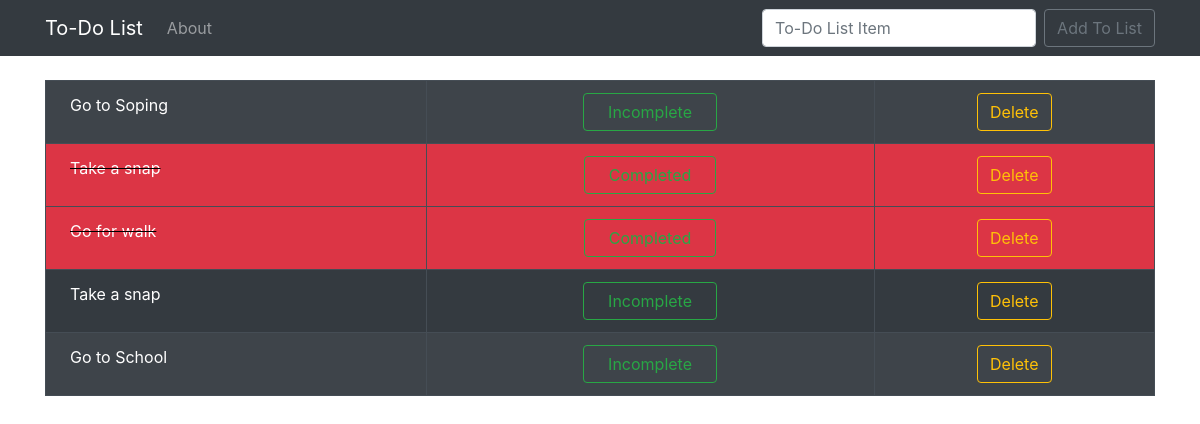
Before: / with the older database file.
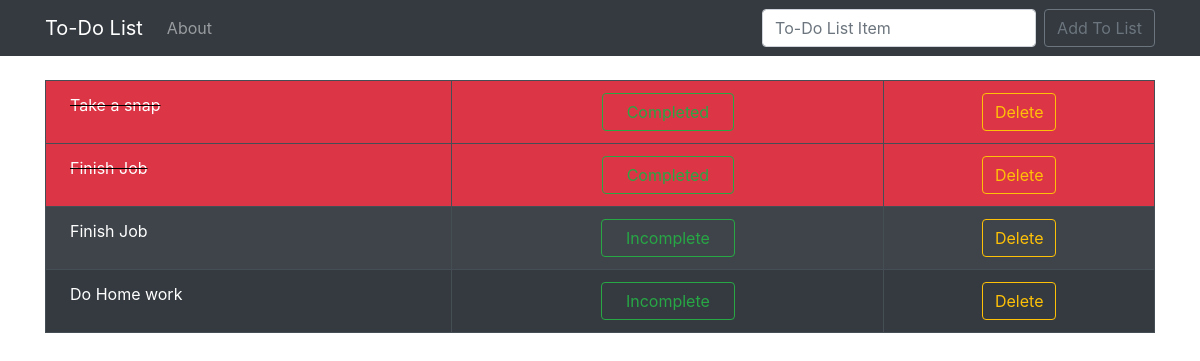
After: the same page with the newer database file.
### todolist/models.py (models this page shows, shortened)
class List(models.Model):
    item = models.CharField(max_length=200)
    completed = models.BooleanField(default=False)

### todolist/views.py (the view)
# urls.py: path('', views.home, name='home'),
def home(request):
    if request.method == 'POST':
        form = ListForm(request.POST or None)
        if form.is_valid():
            form.save()
            messages.success(request, "Item has been added to List!")
    all_item = List.objects.all
    return render(request, 'home.html', {'all_item': all_item})

### todolist/templates/home.html (shortened to what this page needs)
{% extends 'base.html' %}
{% block content %}
    {% if all_item %}
        <table class="table-bordered table table-striped table-dark">
            {% for list in all_item %}
                {% if list.completed %}
                    <tr class="bg-danger">
                        <td class="pl-4 strick">{{ list.item }}</td>
                        <td align="center"><a href="{% url 'complete' list.id %}">
                            <button type="button" class="pl-4 pr-4 btn btn-outline-success">Completed</button>
                        </a></td>
                        <td align="center"><a href="{% url 'delete' list.id %}">
                            <button type="button" class="btn btn-outline-warning">Delete</button>
                        </a></td>
                    </tr>
                {% else %}
                    <tr>
                        <td class="pl-4">{{ list.item }}</td>
                        <td align="center"><a href="{% url 'incomplete' list.id %}">
                            <button type="button" class="pl-4 pr-4 btn btn-outline-success">Incomplete</button>
                        </a></td>
                        <td align="center"><a href="{% url 'delete' list.id %}">
                            <button type="button" class="btn btn-outline-warning">Delete</button>
                        </a></td>
                    </tr>
                {% endif %}
            {% endfor %}
        </table>
    {% endif %}
{% endblock %}

### todolist/templates/base.html (shortened to what this page needs)
<!doctype html>
<html lang="en">
  <head>
    <link rel="stylesheet" href="https://stackpath.bootstrapcdn.com/bootstrap/4.4.1/css/bootstrap.min.css">
  </head>
  <body>
    <nav class="navbar navbar-expand-lg navbar-dark bg-dark">
        <div class="container">
          <a class="navbar-brand" href="{% url 'home' %}">To-Do List</a>
          <div class="collapse navbar-collapse" id="navbarSupportedContent">
            <ul class="navbar-nav mr-auto">
              <li class="nav-item">
                <a class="nav-link" href="{% url 'about' %}">About</a>
              </li>
            </ul>
            <form method="POST" class="form-inline my-2 my-lg-0">
              <input class="form-control mr-sm-2" name="item" type="search" placeholder="To-Do List Item" aria-label="Search">
              <button class="btn btn-outline-secondary my-2 my-sm-0" type="submit">Add To List</button>
            </form>
          </div>
        </div>
    </nav>
    <br/>
    <div class="container">
        {% block content %}
        {% endblock %}
    </div>
  </body>
</html>

### todolist/templates/base.html (style rules this page uses)
.strick { text-decoration: line-through;text-decoration-color: black }

Changed rows visible on the page:
removed List: item "Go to Soping"
removed List: item "Take a snap"
removed List: item "Go for walk"
removed List: item "Go to School"
changed List "Take a snap": completed False → True (drawn)
added List: item "Finish Job"
added List: item "Finish Job"
added List: item "Do Home work"
